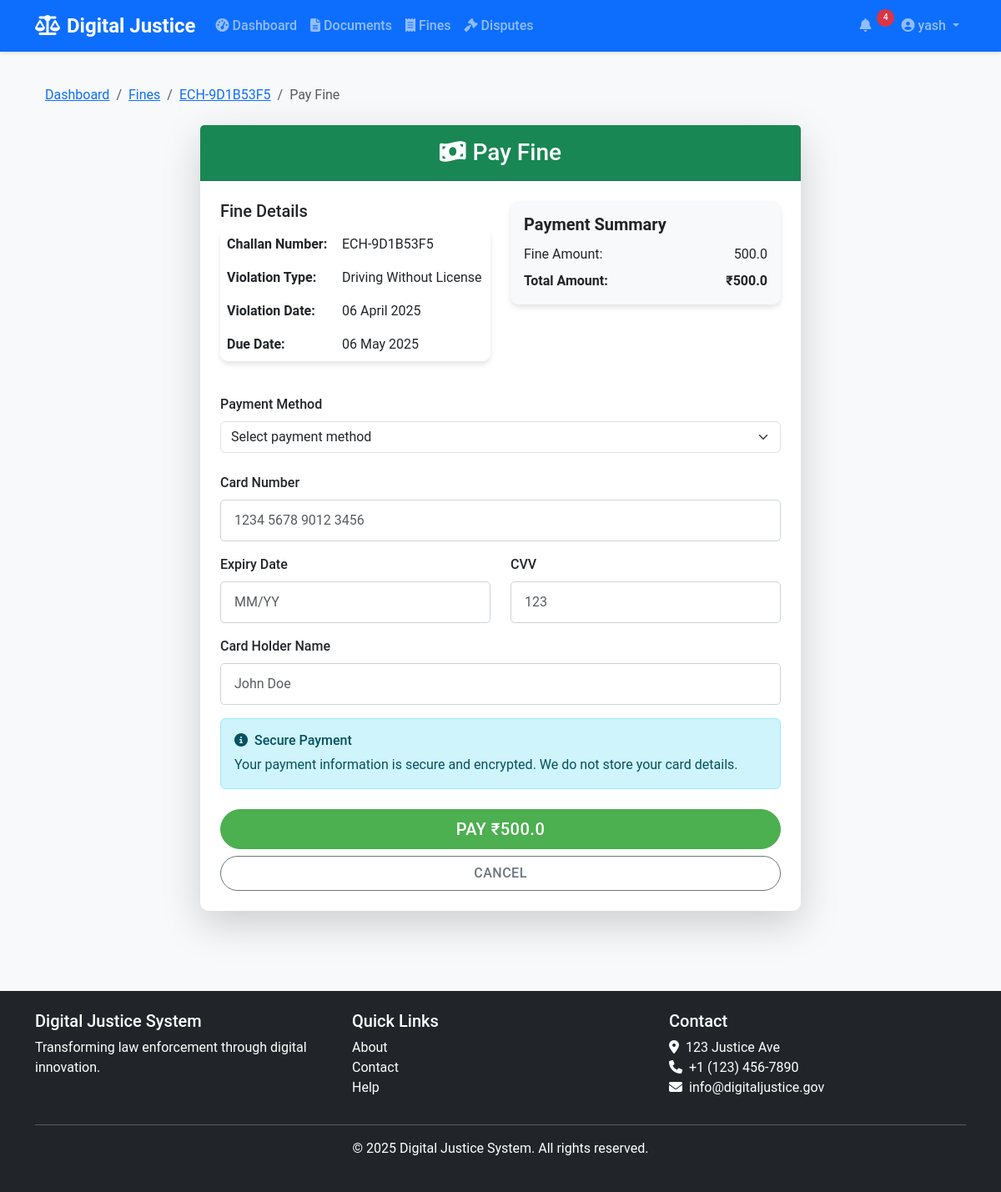
The page /fines/4/pay (signed in) on the database its author committed.
### app/models/user.py (models this page shows, shortened)
class User(db.Model, UserMixin):
    __tablename__ = 'users'
    id = db.Column(db.Integer, primary_key=True)
    username = db.Column(db.String(64), unique=True, index=True)
    email = db.Column(db.String(120), unique=True, index=True)
    password_hash = db.Column(db.String(128))
    first_name = db.Column(db.String(64))
    last_name = db.Column(db.String(64))
    phone = db.Column(db.String(20))
    address = db.Column(db.String(256))
    role = db.Column(db.String(20), default='citizen')  # citizen, police, court, admin
    created_at = db.Column(db.DateTime, default=datetime.utcnow)
    last_login = db.Column(db.DateTime)
    is_active = db.Column(db.Boolean, default=True)
    documents = db.relationship('Document', foreign_keys='Document.user_id', backref='owner', lazy='dynamic')
    verified_documents = db.relationship('Document', foreign_keys='Document.verified_by', backref='verifier', lazy='dynamic')
    fines = db.relationship('Fine', foreign_keys='Fine.user_id', backref='user', lazy='dynamic')
    issued_fines = db.relationship('Fine', foreign_keys='Fine.issued_by', backref='issuer', lazy='dynamic')
    disputes = db.relationship('Dispute', foreign_keys='Dispute.user_id', backref='user', lazy='dynamic')
    assigned_disputes = db.relationship('Dispute', foreign_keys='Dispute.assigned_to', backref='assigned_officer', lazy='dynamic')
    sent_messages = db.relationship('Message', foreign_keys='Message.sender_id', backref='sender', lazy='dynamic')
    received_messages = db.relationship('Message', foreign_keys='Message.recipient_id', backref='recipient', lazy='dynamic')
    def is_admin(self):
        return self.role == 'admin'
    def is_police(self):
        return self.role == 'police'

### app/models/fine.py (models this page shows, shortened)
class Fine(db.Model):
    __tablename__ = 'fines'
    id = db.Column(db.Integer, primary_key=True)
    challan_number = db.Column(db.String(64), default=lambda: f"ECH-{str(uuid.uuid4())[:8].upper()}", unique=True)
    violation_type = db.Column(db.String(128), nullable=False)
    violation_description = db.Column(db.Text)
    violation_date = db.Column(db.DateTime, nullable=False)
    violation_location = db.Column(db.String(256))
    amount = db.Column(db.Float, nullable=False)
    due_date = db.Column(db.DateTime, nullable=False)
    status = db.Column(db.String(20), default='pending')  # pending, paid, disputed, waived
    issued_by = db.Column(db.Integer, db.ForeignKey('users.id'), nullable=False)
    user_id = db.Column(db.Integer, db.ForeignKey('users.id'), nullable=False)
    vehicle_number = db.Column(db.String(20))
    license_number = db.Column(db.String(20))
    evidence_file_path = db.Column(db.String(256))
    created_at = db.Column(db.DateTime, default=datetime.utcnow)
    updated_at = db.Column(db.DateTime, default=datetime.utcnow, onupdate=datetime.utcnow)
    payments = db.relationship('Payment', backref='fine', lazy='dynamic')
    dispute = db.relationship('Dispute', backref='fine', uselist=False, foreign_keys='Dispute.fine_id')
    def is_overdue(self):
        return datetime.utcnow() > self.due_date and self.status == 'pending'
    def calculate_penalty(self):
        if not self.is_overdue():
            return 0
        days_overdue = (datetime.utcnow() - self.due_date).days
        penalty_rate = 0.02  # 2% per day
        max_penalty = 0.5    # Maximum 50% penalty
        penalty = min(days_overdue * penalty_rate, max_penalty) * self.amount
        return round(penalty, 2)
    def total_amount_due(self):
        return self.amount + self.calculate_penalty()

### app/routes/fine.py (the view, shortened to what this page needs)
@fine_bp.route('/<int:fine_id>/pay', methods=['GET', 'POST'])
@login_required
def pay(fine_id):
    fine = Fine.query.get_or_404(fine_id)
    if not (current_user.id == fine.user_id or current_user.is_admin()):
        flash('You do not have permission to pay this fine', 'danger')
        return redirect(url_for('fine.index'))
    if fine.status == 'paid':
        flash('This fine has already been paid', 'warning')
        return redirect(url_for('fine.view', fine_id=fine.id))
    if fine.status == 'disputed':
        flash('This fine is currently under dispute', 'warning')
        return redirect(url_for('fine.view', fine_id=fine.id))
    return render_template('fine/pay.html', fine=fine, total_amount=fine.total_amount_due())

### app/models/user.py (called while the page is built)
@login_manager.user_loader
def load_user(user_id):
    return User.query.get(int(user_id))

### app/templates/fine/pay.html (shortened to what this page needs)
{% extends 'base.html' %}
{% block content %}
<div class="container">
    <nav aria-label="breadcrumb" class="mb-4">
        <ol class="breadcrumb">
            <li class="breadcrumb-item"><a href="{{ url_for('main.dashboard') }}">Dashboard</a></li>
            <li class="breadcrumb-item"><a href="{{ url_for('fine.index') }}">Fines</a></li>
            <li class="breadcrumb-item"><a href="{{ url_for('fine.view', fine_id=fine.id) }}">{{ fine.challan_number }}</a></li>
            <li class="breadcrumb-item active" aria-current="page">Pay Fine</li>
        </ol>
    </nav>
    <div class="row justify-content-center">
        <div class="col-md-8">
            <div class="card shadow-lg border-0 rounded-lg">
                <div class="card-header bg-success text-white text-center py-3">
                    <h3 class="mb-0"><i class="fas fa-money-bill-wave me-2"></i>Pay Fine</h3>
                </div>
                <div class="card-body p-4">
                    <div class="row mb-4">
                        <div class="col-md-6">
                            <h5>Fine Details</h5>
                            <table class="table table-borderless">
                                <tr>
                                    <th>Challan Number:</th>
                                    <td>{{ fine.challan_number }}</td>
                                </tr>
                                <tr>
                                    <th>Violation Type:</th>
                                    <td>{{ fine.violation_type }}</td>
                                </tr>
                                <tr>
                                    <th>Violation Date:</th>
                                    <td>{{ fine.violation_date.strftime('%d %B %Y') }}</td>
                                </tr>
                                <tr>
                                    <th>Due Date:</th>
                                    <td>
                                        {{ fine.due_date.strftime('%d %B %Y') }}
                                    </td>
                                </tr>
                            </table>
                        </div>
                        <div class="col-md-6">
                            <div class="card bg-light">
                                <div class="card-body">
                                    <h5 class="card-title">Payment Summary</h5>
                                    <div class="d-flex justify-content-between mb-2">
                                        <span>Fine Amount:</span>
                                        <span id="fine-amount">{{ fine.amount }}</span>
                                    </div>
                                    <div class="d-flex justify-content-between fw-bold">
                                        <span>Total Amount:</span>
                                        <span id="total-amount">₹{{ total_amount }}</span>
                                    </div>
                                </div>
                            </div>
                        </div>
                    </div>
                    <form method="POST" action="{{ url_for('fine.pay', fine_id=fine.id) }}">
                        <div class="mb-4">
                            <label for="payment_method" class="form-label">Payment Method</label>
                            <select class="form-select" id="payment_method" name="payment_method" required>
                                <option value="" selected disabled>Select payment method</option>
                            </select>
                        </div>
                        <div id="credit_debit_card_details" class="payment-details">
                            <div class="row mb-3">
                                <div class="col-md-12">
                                    <label for="card_number" class="form-label">Card Number</label>
                                    <input type="text" class="form-control" id="card_number" placeholder="1234 5678 9012 3456">
                                </div>
                            </div>
                            <div class="row mb-3">
                                <div class="col-md-6">
                                    <label for="expiry_date" class="form-label">Expiry Date</label>
                                    <input type="text" class="form-control" id="expiry_date" placeholder="MM/YY">
                                </div>
                                <div class="col-md-6">
                                    <label for="cvv" class="form-label">CVV</label>
                                    <input type="password" class="form-control" id="cvv" placeholder="123">
                                </div>
                            </div>
                            <div class="row mb-3">
                                <div class="col-md-12">
                                    <label for="card_holder" class="form-label">Card Holder Name</label>
                                    <input type="text" class="form-control" id="card_holder" placeholder="John Doe">
                                </div>
                            </div>
                        </div>
                        <div class="alert alert-info mb-4">
                            <h6><i class="fas fa-info-circle me-2"></i>Secure Payment</h6>
                            <p class="mb-0">Your payment information is secure and encrypted. We do not store your card details.</p>
                        </div>
                        <div class="d-grid gap-2">
                            <button type="submit" class="btn btn-success btn-lg">Pay ₹{{ total_amount }}</button>
                            <a href="{{ url_for('fine.view', fine_id=fine.id) }}" class="btn btn-outline-secondary">Cancel</a>
                        </div>
                    </form>
                </div>
            </div>
        </div>
    </div>
</div>
{% endblock %}

### app/templates/base.html (shortened to what this page needs)
<!DOCTYPE html>
<html lang="en">
<head>
    <link href="https://cdn.jsdelivr.net/npm/bootstrap@5.3.0/dist/css/bootstrap.min.css" rel="stylesheet">
    <link rel="stylesheet" href="https://cdnjs.cloudflare.com/ajax/libs/font-awesome/6.4.0/css/all.min.css">
    <link rel="stylesheet" href="{{ url_for('static', filename='css/style.css') }}">
</head>
<body>
    <nav class="navbar navbar-expand-lg navbar-dark bg-primary sticky-top">
        <div class="container">
            <a class="navbar-brand" href="{{ url_for('main.index') }}">
                <i class="fas fa-balance-scale me-2"></i>Digital Justice
            </a>
            <div class="collapse navbar-collapse" id="navbarNav">
                <ul class="navbar-nav me-auto">
                    {% if current_user.is_authenticated %}
                    <li class="nav-item">
                        <a class="nav-link" href="{{ url_for('main.dashboard') }}">
                            <i class="fas fa-tachometer-alt me-1"></i>Dashboard
                        </a>
                    </li>
                    <li class="nav-item">
                        <a class="nav-link" href="{{ url_for('document.index') }}">
                            <i class="fas fa-file-alt me-1"></i>Documents
                        </a>
                    </li>
                    <li class="nav-item">
                        <a class="nav-link" href="{{ url_for('fine.index') }}">
                            <i class="fas fa-receipt me-1"></i>Fines
                        </a>
                    </li>
                    <li class="nav-item">
                        <a class="nav-link" href="{{ url_for('dispute.index') }}">
                            <i class="fas fa-gavel me-1"></i>Disputes
                        </a>
                    </li>
                    {% endif %}
                </ul>
                <ul class="navbar-nav">
                    {% if current_user.is_authenticated %}
                    <li class="nav-item dropdown">
                        <a class="nav-link dropdown-toggle" href="#" id="communicationDropdown" role="button" data-bs-toggle="dropdown">
                            <i class="fas fa-bell me-1"></i>
                            <span class="badge bg-danger rounded-pill notification-badge" id="notification-count">
                                {{ current_user.notifications|selectattr('is_read', 'equalto', false)|list|length }}
                            </span>
                        </a>
                    </li>
                    <li class="nav-item dropdown">
                        <a class="nav-link dropdown-toggle" href="#" id="userDropdown" role="button" data-bs-toggle="dropdown">
                            <i class="fas fa-user-circle me-1"></i>{{ current_user.username }}
                        </a>
                    </li>
                    {% endif %}
                </ul>
            </div>
        </div>
    </nav>
    <main class="container py-4">
        {% block content %}{% endblock %}
    </main>
    <footer class="bg-dark text-white py-4 mt-5">
        <div class="container">
            <div class="row">
                <div class="col-md-4">
                    <h5>Digital Justice System</h5>
                    <p>Transforming law enforcement through digital innovation.</p>
                </div>
                <div class="col-md-4">
                    <h5>Quick Links</h5>
                    <ul class="list-unstyled">
                        <li><a href="{{ url_for('main.about') }}" class="text-white">About</a></li>
                        <li><a href="{{ url_for('main.contact') }}" class="text-white">Contact</a></li>
                        <li><a href="{{ url_for('main.help') }}" class="text-white">Help</a></li>
                    </ul>
                </div>
                <div class="col-md-4">
                    <h5>Contact</h5>
                    <address>
                        <i class="fas fa-map-marker-alt me-2"></i>123 Justice Ave<br>
                        <i class="fas fa-phone me-2"></i>+1 (123) 456-7890<br>
                        <i class="fas fa-envelope me-2"></i>info@digitaljustice.gov
                    </address>
                </div>
            </div>
            <hr>
            <div class="text-center">
                <p>&copy; 2025 Digital Justice System. All rights reserved.</p>
            </div>
        </div>
    </footer>
</body>
</html>

### app/static/css/style.css (style rules this page uses)
:root { --primary-color: #3f51b5; --secondary-color: #ff4081; --accent-color: #00bcd4; --success-color: #4caf50; --warning-color: #ff9800; --danger-color: #f44336; --dark-color: #212121; --light-color: #f5f5f5; --text-color: #333333; --gray-color: #9e9e9e; }
body { font-family: 'Roboto', sans-serif; color: var(--text-color); background-color: #f8f9fa; min-height: 100vh; display: flex; flex-direction: column; }
main { flex: 1; }
.navbar { box-shadow: 0 2px 4px rgba(0, 0, 0, 0.1); }
.navbar-brand { font-weight: 700; font-size: 1.5rem; }
.nav-link { font-weight: 500; }
.notification-badge { position: absolute; top: 0; right: 0; font-size: 0.65rem; }
.card { border: none; border-radius: 10px; box-shadow: 0 4px 6px rgba(0, 0, 0, 0.1); transition: transform 0.3s ease, box-shadow 0.3s ease; margin-bottom: 1.5rem; }
.card-header { background-color: rgba(0, 0, 0, 0.03); border-bottom: 1px solid rgba(0, 0, 0, 0.125); font-weight: 600; }
.card-title { font-weight: 700; margin-bottom: 0.75rem; }
.btn { border-radius: 50px; padding: 0.5rem 1.5rem; font-weight: 500; text-transform: uppercase; letter-spacing: 0.5px; transition: all 0.3s ease; }
.btn-success { background-color: var(--success-color); border-color: var(--success-color); }
.form-control { border-radius: 5px; padding: 0.75rem 1rem; border: 1px solid #ced4da; }
.form-label { font-weight: 500; margin-bottom: 0.5rem; }
.table { border-radius: 10px; overflow: hidden; box-shadow: 0 4px 6px rgba(0, 0, 0, 0.1); }
.badge { padding: 0.5em 0.75em; font-weight: 500; border-radius: 50px; }
footer { margin-top: auto; }
footer a { text-decoration: none; transition: color 0.3s ease; }

### rows shown on the page
User: username "yash"
Fine: challan_number "ECH-9D1B53F5", violation_type "Driving Without License", violation_date "06 April 2025", due_date "06 May 2025", amount "500.0"

### other values the page prints
{{ total_amount }} "500.0"
